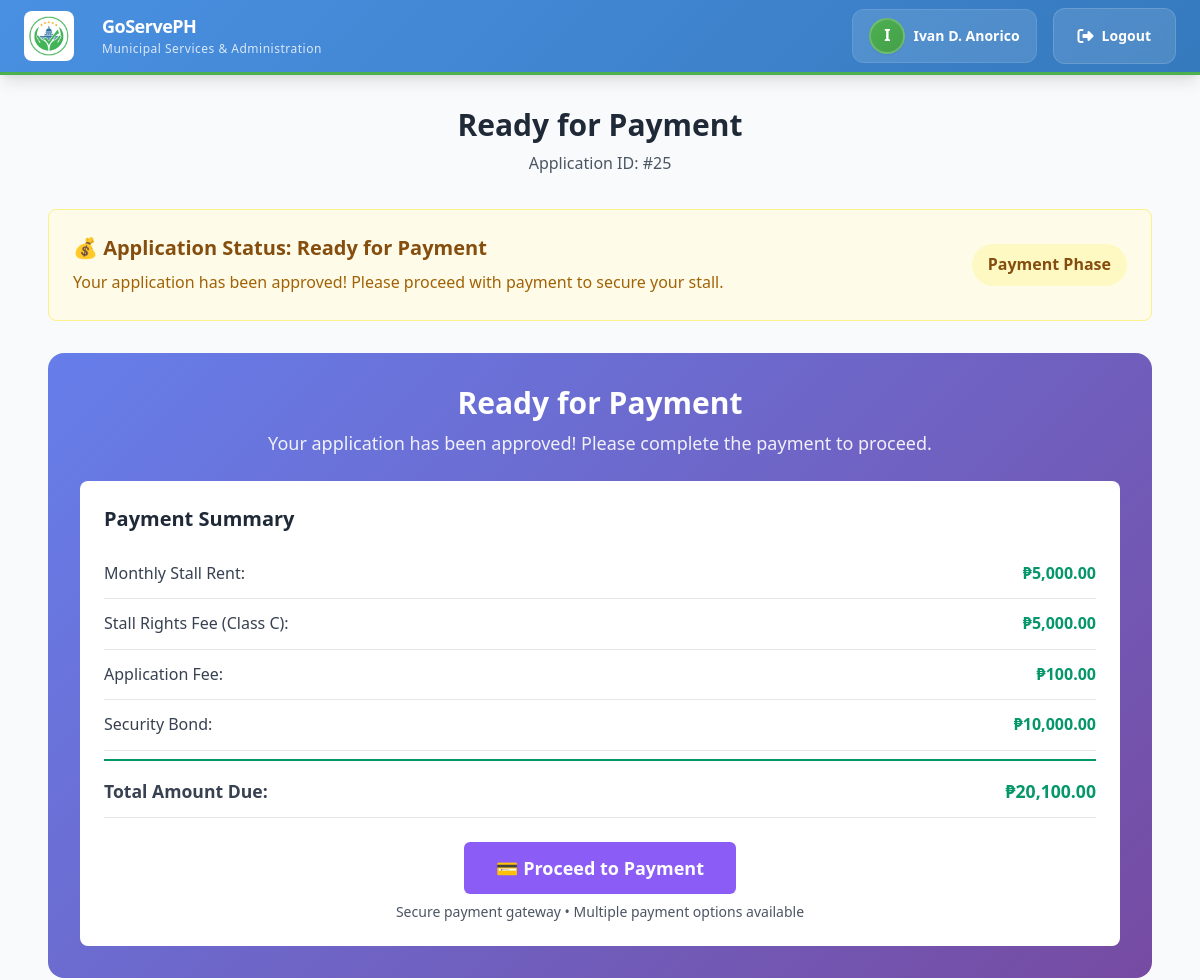
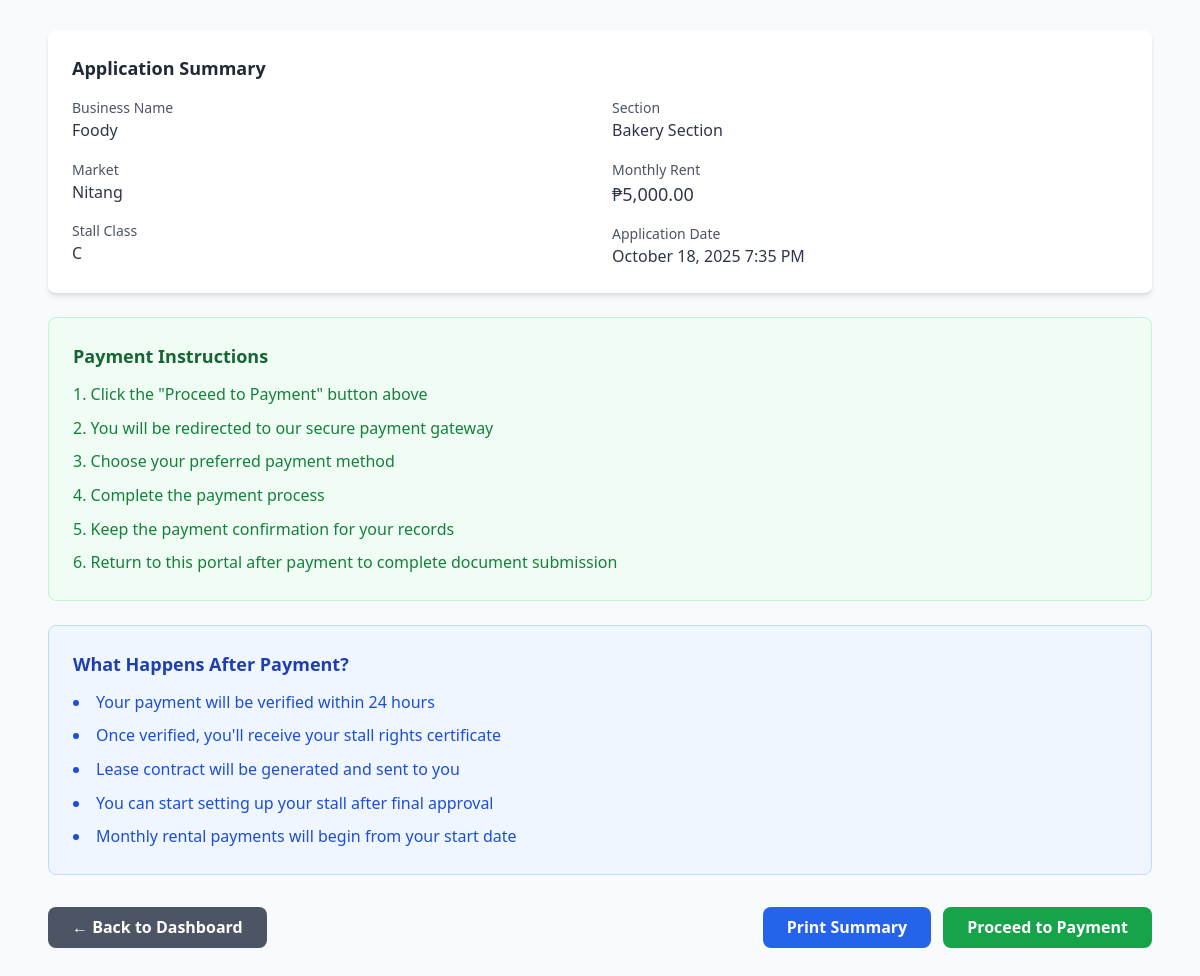
The page /citizen_portal/market_card/view_documents/view_payment_phase.php?application_id=25 (signed in) on the database its author committed (2 pictures, top to bottom).
### tables this page shows
CREATE TABLE `applications` (
  `id` int(11) NOT NULL,
  `user_id` int(11) NOT NULL,
  `stall_id` int(11) NOT NULL,
  `application_type` enum('new','renewal','transfer') NOT NULL DEFAULT 'new',
  `first_name` varchar(100) NOT NULL,
  `middle_name` varchar(100) DEFAULT NULL,
  `last_name` varchar(100) NOT NULL,
  `gender` enum('Male','Female','Other') NOT NULL,
  `date_of_birth` date NOT NULL,
  `civil_status` enum('Single','Married','Divorced','Widowed') NOT NULL,
  `house_number` varchar(50) DEFAULT NULL,
  `street` varchar(255) DEFAULT NULL,
  `barangay` varchar(255) DEFAULT NULL,
  `city` varchar(255) DEFAULT NULL,
  `zip_code` varchar(10) DEFAULT NULL,
  `contact_number` varchar(20) NOT NULL,
  `email` varchar(255) NOT NULL,
  `market_name` varchar(255) NOT NULL,
  `market_section` varchar(255) NOT NULL,
  `stall_number` varchar(100) NOT NULL,
  `business_name` varchar(255) NOT NULL,
  `certification_agree` tinyint(1) NOT NULL DEFAULT 0,
  `status` enum('pending','approved','rejected','cancelled','payment_phase','paid','documents_submitted','expired') NOT NULL DEFAULT 'pending',
  `application_date` datetime NOT NULL DEFAULT current_timestamp(),
  `updated_at` datetime DEFAULT current_timestamp() ON UPDATE current_timestamp()
);

CREATE TABLE `stalls` (
  `id` int(11) NOT NULL,
  `map_id` int(11) NOT NULL,
  `name` varchar(255) NOT NULL,
  `pos_x` int(11) NOT NULL,
  `pos_y` int(11) NOT NULL,
  `height` decimal(10,2) NOT NULL DEFAULT 0.00,
  `length` decimal(10,2) NOT NULL DEFAULT 0.00,
  `width` decimal(10,2) NOT NULL DEFAULT 0.00,
  `price` decimal(10,2) NOT NULL DEFAULT 0.00,
  `status` enum('available','occupied','reserved','maintenance') NOT NULL DEFAULT 'available',
  `class_id` int(11) NOT NULL,
  `section_id` int(11) DEFAULT NULL,
  `created_at` datetime DEFAULT current_timestamp(),
  `updated_at` datetime DEFAULT current_timestamp() ON UPDATE current_timestamp()
);

CREATE TABLE `stall_rights` (
  `class_id` int(11) NOT NULL,
  `class_name` varchar(10) NOT NULL,
  `price` decimal(10,2) NOT NULL,
  `description` varchar(255) DEFAULT NULL,
  `created_at` timestamp NOT NULL DEFAULT current_timestamp()
);

CREATE TABLE `maps` (
  `id` int(11) NOT NULL,
  `name` varchar(255) NOT NULL,
  `file_path` varchar(255) NOT NULL,
  `created_at` datetime DEFAULT current_timestamp(),
  `updated_at` datetime DEFAULT current_timestamp() ON UPDATE current_timestamp()
);

CREATE TABLE `sections` (
  `id` int(11) NOT NULL,
  `name` varchar(100) NOT NULL,
  `created_at` timestamp NOT NULL DEFAULT current_timestamp()
);

### citizen_portal/market_card/view_documents/view_payment_phase.php (the view, shortened to what this page needs)
<?php
require_once '../../../db/Market/market_db.php';
$user_id = $_SESSION['user_id'];
$application_id = $_GET['application_id'] ?? null;
try {
    $stmt = $pdo->prepare("
        SELECT a.*,
            s.name AS stall_name,
            s.price AS stall_price,
            m.name AS market_name,
            sr.class_name,
            sr.price as stall_rights_price,
            sec.name AS section_name
        FROM applications a
        LEFT JOIN stalls s ON a.stall_id = s.id
        LEFT JOIN maps m ON s.map_id = m.id
        LEFT JOIN stall_rights sr ON s.class_id = sr.class_id
        LEFT JOIN sections sec ON s.section_id = sec.id
        WHERE a.id = ? AND a.user_id = ?
    ");
    $stmt->execute([$application_id, $user_id]);
    $application = $stmt->fetch(PDO::FETCH_ASSOC);
} catch (PDOException $e) {
    error_log("Database error: " . $e->getMessage());
    $_SESSION['error'] = "Database error occurred.";
    header('Location: ../apply_stall.php');
    exit;
}
$application_fee = 100.00;
$security_bond = 10000.00;
$stall_rights_fee = $application['stall_rights_price'] ?? 0;
$total_amount = ($application['stall_price'] ?? 0) + $stall_rights_fee + $application_fee + $security_bond;
?>
<!DOCTYPE html>
<html lang="en">
<head>
    <script src="https://cdn.tailwindcss.com"></script>
    <link rel="stylesheet" href="../navbar.css">
</head>
<body class="bg-gray-50">
     <?php include '../../../citizen_portal/navbar.php'; ?>
    <div class="container mx-auto px-6 py-8 max-w-6xl">
        <div class="text-center mb-8">
            <h1 class="text-3xl font-bold text-gray-800 mb-2">Ready for Payment</h1>
            <p class="text-gray-600">Application ID: #<?= $application['id'] ?></p>
        </div>
        <div class="bg-yellow-50 border border-yellow-200 rounded-lg p-6 mb-8">
            <div class="flex items-center justify-between">
                <div>
                    <h2 class="text-xl font-semibold text-yellow-800 mb-2">💰 Application Status: Ready for Payment</h2>
                    <p class="text-yellow-700">Your application has been approved! Please proceed with payment to secure your stall.</p>
                </div>
                <div class="bg-yellow-100 text-yellow-800 px-4 py-2 rounded-full font-semibold">
                    Payment Phase
                </div>
            </div>
        </div>
        <div class="payment-section">
            <div class="text-center mb-6">
                <h2 class="text-3xl font-bold text-white mb-2">Ready for Payment</h2>
                <p class="text-white/90 text-lg">Your application has been approved! Please complete the payment to proceed.</p>
            </div>
            <div class="fee-breakdown">
                <h3 class="text-xl font-bold text-gray-800 mb-4">Payment Summary</h3>
                <div class="fee-item">
                    <span class="fee-label">Monthly Stall Rent:</span>
                    <span class="fee-value">₱<?= number_format($application['stall_price'], 2) ?></span>
                </div>
                <div class="fee-item">
                    <span class="fee-label">Stall Rights Fee (Class <?= $application['class_name'] ?>):</span>
                    <span class="fee-value">₱<?= number_format($stall_rights_fee, 2) ?></span>
                </div>
                <div class="fee-item">
                    <span class="fee-label">Application Fee:</span>
                    <span class="fee-value">₱<?= number_format($application_fee, 2) ?></span>
                </div>
                <div class="fee-item">
                    <span class="fee-label">Security Bond:</span>
                    <span class="fee-value">₱<?= number_format($security_bond, 2) ?></span>
                </div>
                <div class="fee-item fee-total">
                    <span class="fee-label">Total Amount Due:</span>
                    <span class="fee-value">₱<?= number_format($total_amount, 2) ?></span>
                </div>
                <div class="mt-6 text-center">
                    <button onclick="location.href='../../digital_card/market_payment_details.php?application_id=<?= $application_id ?>'"
                            class="btn-pay px-8 py-3 text-lg font-semibold">
                        💳 Proceed to Payment
                    </button>
                    <p class="text-sm text-gray-600 mt-2">Secure payment gateway • Multiple payment options available</p>
                </div>
            </div>
        </div>
        <div class="bg-white rounded-lg shadow-md p-6 mb-6">
            <h3 class="text-lg font-semibold text-gray-800 mb-4">Application Summary</h3>
            <div class="grid grid-cols-1 md:grid-cols-2 gap-6">
                <div class="space-y-4">
                    <div>
                        <p class="text-sm text-gray-600">Business Name</p>
                        <p class="font-medium"><?= htmlspecialchars($application['business_name']) ?></p>
                    </div>
                    <div>
                        <p class="text-sm text-gray-600">Market</p>
                        <p class="font-medium"><?= htmlspecialchars($application['market_name']) ?></p>
                    </div>
                    <div>
                        <p class="text-sm text-gray-600">Stall Class</p>
                        <p class="font-medium"><?= htmlspecialchars($application['class_name']) ?></p>
                    </div>
                </div>
                <div class="space-y-4">
                    <div>
                        <p class="text-sm text-gray-600">Section</p>
                        <p class="font-medium"><?= htmlspecialchars($application['section_name']) ?></p>
                    </div>
                    <div>
                        <p class="text-sm text-gray-600">Monthly Rent</p>
                        <p class="font-medium text-lg">₱<?= number_format($application['stall_price'], 2) ?></p>
                    </div>
                    <div>
                        <p class="text-sm text-gray-600">Application Date</p>
                        <p class="font-medium"><?= date('F j, Y g:i A', strtotime($application['application_date'])) ?></p>
                    </div>
                </div>
            </div>
        </div>
        <div class="bg-green-50 border border-green-200 rounded-lg p-6 mb-6">
            <h3 class="text-lg font-semibold text-green-800 mb-3">Payment Instructions</h3>
            <ol class="list-decimal list-inside text-green-700 space-y-2">
                <li>Click the "Proceed to Payment" button above</li>
                <li>You will be redirected to our secure payment gateway</li>
                <li>Choose your preferred payment method</li>
                <li>Complete the payment process</li>
                <li>Keep the payment confirmation for your records</li>
                <li>Return to this portal after payment to complete document submission</li>
            </ol>
        </div>
        <div class="bg-blue-50 border border-blue-200 rounded-lg p-6 mb-6">
            <h3 class="text-lg font-semibold text-blue-800 mb-3">What Happens After Payment?</h3>
            <ul class="list-disc list-inside text-blue-700 space-y-2">
                <li>Your payment will be verified within 24 hours</li>
                <li>Once verified, you'll receive your stall rights certificate</li>
                <li>Lease contract will be generated and sent to you</li>
                <li>You can start setting up your stall after final approval</li>
                <li>Monthly rental payments will begin from your start date</li>
            </ul>
        </div>
        <div class="mt-8 flex flex-col sm:flex-row justify-between items-center gap-4">
            <button onclick="location.href='../market_card.php'"
                    class="bg-gray-600 hover:bg-gray-700 text-white font-semibold py-2 px-6 rounded-lg transition-colors duration-200 w-full sm:w-auto">
                ← Back to Dashboard
            </button>
            <div class="flex gap-3 w-full sm:w-auto">
                <button onclick="window.print()"
                        class="bg-blue-600 hover:bg-blue-700 text-white font-semibold py-2 px-6 rounded-lg transition-colors duration-200 w-full sm:w-auto">
                    Print Summary
                </button>
                <button onclick="location.href='../../digital_card/market_payment_details.php?application_id=<?= $application_id ?>'"
                        class="bg-green-600 hover:bg-green-700 text-white font-semibold py-2 px-6 rounded-lg transition-colors duration-200 w-full sm:w-auto">
                    Proceed to Payment
                </button>
            </div>
        </div>
    </div>
</body>
</html>

### citizen_portal/navbar.css (style rules this page uses)
:root { --primary-color: #4a90e2; --primary-dark: #357abd; --primary-light: #6ba8e9; --secondary-color: #9aa5b1; --accent-color: #4caf50; --accent-dark: #45a049; --accent-light: #66bb6a; --background-color: #fbfbfb; --white: #ffffff; --gray-light: #f8f9fa; --gray-medium: #e9ecef; --gray-dark: #6c757d; --text-primary: #2d3748; --text-secondary: #4a5568; --text-light: #718096; --font-family: 'Segoe UI', Tahoma, Geneva, Verdana, sans-serif; --font-size-xs: 0.75rem; --font-size-sm: 0.875rem; --font-size-base: 1rem; --font-size-lg: 1.125rem; --font-size-xl: 1.25rem; --font-size-2xl: 1.5rem; --spacing-xs: 0.25rem; --spacing-sm: 0.5rem; --spacing-md: 1rem; --spacing-lg: 1.5rem; --spacing-xl: 2rem; --spacing-2xl: 3rem; --border-radius-sm: 0.375rem; --border-radius-md: 0.5rem; --border-radius-lg: 0.75rem; --border-radius-xl: 1rem; --shadow-sm: 0 1px 2px 0 rgba(0, 0, 0, 0.05); --shadow-md: 0 4px 6px -1px rgba(0, 0, 0, 0.1), 0 2px 4px -1px rgba(0, 0, 0, 0.06); --shadow-lg: 0 10px 15px -3px rgba(0, 0, 0, 0.1), 0 4px 6px -2px rgba(0, 0, 0, 0.05); --transition-fast: 0.15s ease-in-out; --transition-normal: 0.3s ease-in-out; --transition-slow: 0.5s ease-in-out; --z-dropdown: 1000; --z-sticky: 1020; --z-fixed: 1030; --z-modal: 1040; --z-popover: 1050; --z-tooltip: 1060; }
* { margin: 0; padding: 0; box-sizing: border-box; }
body { font-family: var(--font-family); line-height: 1.6; color: var(--text-primary); background-color: var(--background-color); }

### citizen_portal/market_card/view_documents/view_payment_phase.php (style rules this page uses)
.payment-section { background: linear-gradient(135deg, #667eea 0%, #764ba2 100%); color: white; border-radius: 1rem; padding: 2rem; margin-bottom: 2rem; }
.fee-breakdown { background: white; border-radius: 0.5rem; padding: 1.5rem; margin-top: 1rem; }
.fee-item { display: flex; justify-content: space-between; padding: 0.75rem 0; border-bottom: 1px solid #e5e7eb; }
.fee-label { color: #374151; }
.fee-value { font-weight: 600; color: #059669; }
.fee-total { border-top: 2px solid #059669; padding-top: 1rem; margin-top: 0.5rem; font-weight: 700; font-size: 1.1rem; }
.btn-pay { background-color: #8b5cf6; color: white; padding: 0.75rem 1.5rem; font-size: 1rem; border-radius: 0.375rem; font-weight: 500; text-decoration: none; transition: all 0.2s; border: none; cursor: pointer; }

### rows shown on the page
applications: id "25", stall.price "5,000.00", stall_rights.class_name "C", stall_rights.price "5,000.00", stall.price "20,100.00", business_name "Foody", maps.name "Nitang", sections.name "Bakery Section", application_date "October 18, 2025 7:35 PM"

### other values the page prints
substr(htmlspecialchars($full_name), 0, 1) "I"
$full_name "Ivan D. Anorico"
$application_fee "100.00"
$security_bond "10,000.00"
